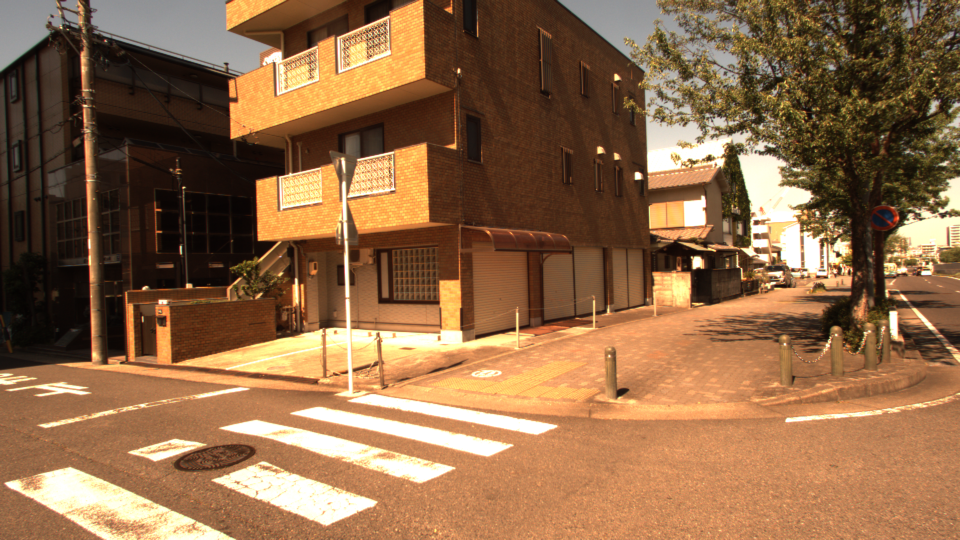
#> input picture vmml/vision_core/src/_retinexpy/data/8972.png, 1920 x 1080 px (shown at 1/2 size)
$ python ying.py ../../vmml/vision_core/src/_retinexpy/data/8972.png   (older library calls are emulated)
#> lines starting #> are read from the running program, lines starting #| are printed output that depends on the picture; after the words box and inside, x2 and y2 are one past the last pixel; in counts of white or black regions, pixels touching at a corner belong together
from __future__ import division
import numpy as np
import matplotlib.pyplot as plt
import scipy, scipy.misc, scipy.signal
import cv2
import sys
#You should have this
from sksparse.cholmod import cholesky

fDtype = "float32"


def computeTextureWeights(fin, sigma, sharpness):
# [9 lines of commented-out code are left out]
    dt0_v = cv2.Sobel(fin, -1, 0, 1, ksize=3)
    dt0_h = cv2.Sobel(fin, -1, 1, 0, ksize=3)
    gh = cv2.filter2D(dt0_h, -1, np.ones((1,sigma)), borderType=cv2.BORDER_CONSTANT)
    gv = cv2.filter2D(dt0_v, -1, np.ones((sigma,1)), borderType=cv2.BORDER_CONSTANT)
    W_h = 1/(np.abs(gh)*np.abs(dt0_h)+sharpness)
    W_v = 1/(np.abs(gv)*np.abs(dt0_v)+sharpness)

    return  W_h, W_v

def solveLinearEquation(IN, wx, wy, lamda):
    [r, c] = IN.shape
    k = r * c
    dx =  -lamda * wx.flatten('F')
    dy =  -lamda * wy.flatten('F')
    tempx = np.roll(wx, 1, axis=1)
    tempy = np.roll(wy, 1, axis=0)
    dxa = -lamda *tempx.flatten('F')
    dya = -lamda *tempy.flatten('F')
    tmp = wx[:,-1]
    tempx = np.concatenate((tmp[:,None], np.zeros((r,c-1))), axis=1)
    tmp = wy[-1,:]
    tempy = np.concatenate((tmp[None,:], np.zeros((r-1,c))), axis=0)
    dxd1 = -lamda * tempx.flatten('F')
    dyd1 = -lamda * tempy.flatten('F')

    wx[:,-1] = 0
    wy[-1,:] = 0
    dxd2 = -lamda * wx.flatten('F')
    dyd2 = -lamda * wy.flatten('F')

    Ax = scipy.sparse.spdiags(
        np.concatenate(
            (dxd1[:,None], dxd2[:,None]),
            axis=1).T,
        np.array([-k+r,-r]),
        k,
        k)
    Ay = scipy.sparse.spdiags(
        np.concatenate(
            (dyd1[None,:], dyd2[None,:]),
            axis=0),
        np.array([-r+1,-1]),
        k,
        k)
    D = 1 - ( dx + dy + dxa + dya)
    A = ((Ax+Ay) + (Ax+Ay).conj().T + scipy.sparse.spdiags(D, 0, k, k)).T

    tin = IN[:,:]
    # This is the hotspot
#     tout = scipy.sparse.linalg.spsolve(A, tin.flatten('F'))
    tfactor = cholesky(A)
    tout = tfactor(tin.flatten('F'))
    OUT = np.reshape(tout, (r, c), order='F')

    return OUT


def tsmooth(img, lamda=0.01, sigma=3.0, sharpness=0.001):
    I = cv2.normalize(img.astype(fDtype), None, 0.0, 1.0, cv2.NORM_MINMAX)
    x = np.copy(I)
    wx, wy = computeTextureWeights(x, sigma, sharpness)
    S = solveLinearEquation(I, wx, wy, lamda)
    return S

# [49 lines left out: functions rgb2gm, applyK, entropy, maxEntropyEnhance, not called in this run]


def Ying_2017_CAIP(img, mu=0.5, a=-0.3293, b=1.1258):
    lamda = 0.5
    sigma = 5
    I = cv2.normalize(img.astype(fDtype), None, 0.0, 1.0, cv2.NORM_MINMAX)

    # Weight matrix estimation
    t_b = np.max(I, axis=2)
    t_our = cv2.resize(
        tsmooth(
            cv2.resize(t_b, (0,0), None, 0.5, 0.5, cv2.INTER_CUBIC),
#             scipy.misc.imresize(t_b, 0.5, interp='bicubic', mode='F'),
            lamda,
            sigma),
        (t_b.shape[1], t_b.shape[0]),
        interpolation=cv2.INTER_AREA)

    # Apply camera model with k(exposure ratio)
    isBad = t_our < 0.5
    J = maxEntropyEnhance(I, isBad)

    # W: Weight Matrix
    t = np.zeros((t_our.shape[0], t_our.shape[1], I.shape[2]))
    for i in range(I.shape[2]):
        t[:,:,i] = t_our
    W = t**mu

    I2 = I*W
    J2 = J*(1-W)

    result = I2 + J2
    result = result * 255
    result[result > 255] = 255
    result[result<0] = 0
    return result.astype(np.uint8)


# http://blog.ivank.net/fastest-gaussian-blur.html
# [15 lines left out: function box_for_gauss, not called in this run]


def main():
    img_name = sys.argv[1]
    img = cv2.imread(img_name)
#> img is the input picture: shape (1080, 1920, 3); mean B, G, R 72.4, 105.8, 143.3
    result = Ying_2017_CAIP(img)
#> in tsmooth, `I = cv2.normalize(img.astype(fDtype), None, 0.0, 1.0, cv2.NORM_MINMAX)`:
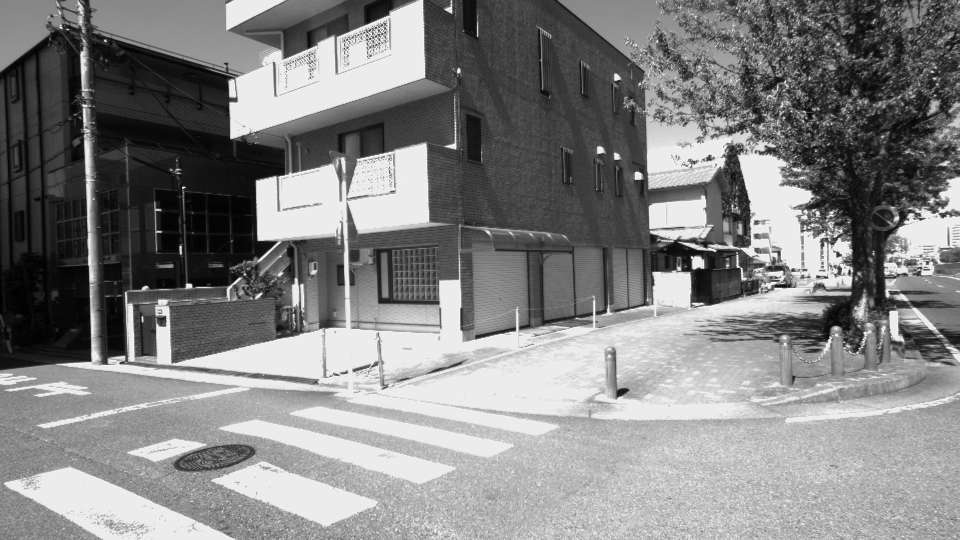
#> I: shape (540, 960) float32; min 5.82e-11, max 1, mean 0.516
#> in computeTextureWeights, `gh = cv2.filter2D(dt0_h, -1, np.ones((1,sigma)), borderType=cv2.BORDER..`:
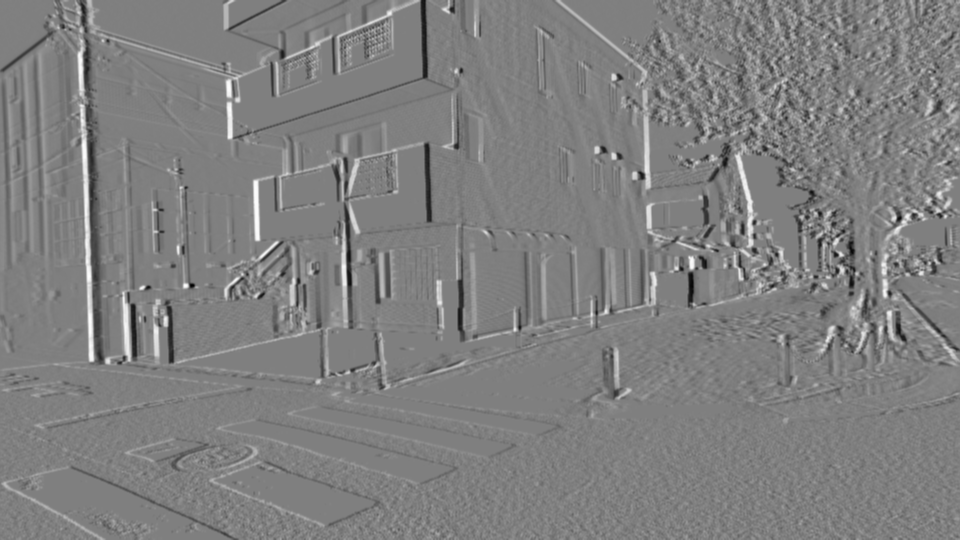
#> gh: shape (540, 960) float32; min -7.04, max 7.01, mean 0.00982; drawn with min black and max white
#> in computeTextureWeights, `gv = cv2.filter2D(dt0_v, -1, np.ones((sigma,1)), borderType=cv2.BORDER..`:
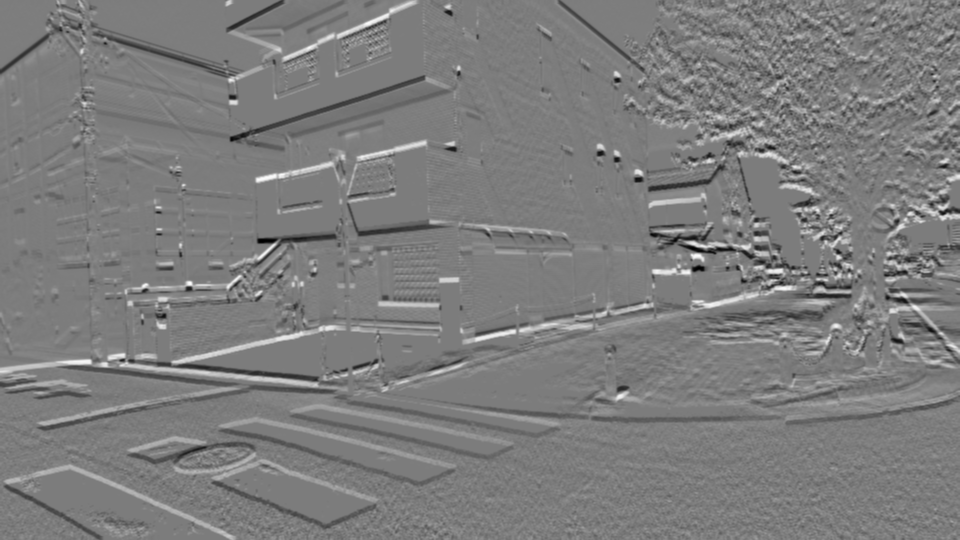
#> gv: shape (540, 960) float32; min -6.92, max 7.2, mean 0.0216; drawn with min black and max white
#> in solveLinearEquation, `tempy = np.roll(wy, 1, axis=0)`:
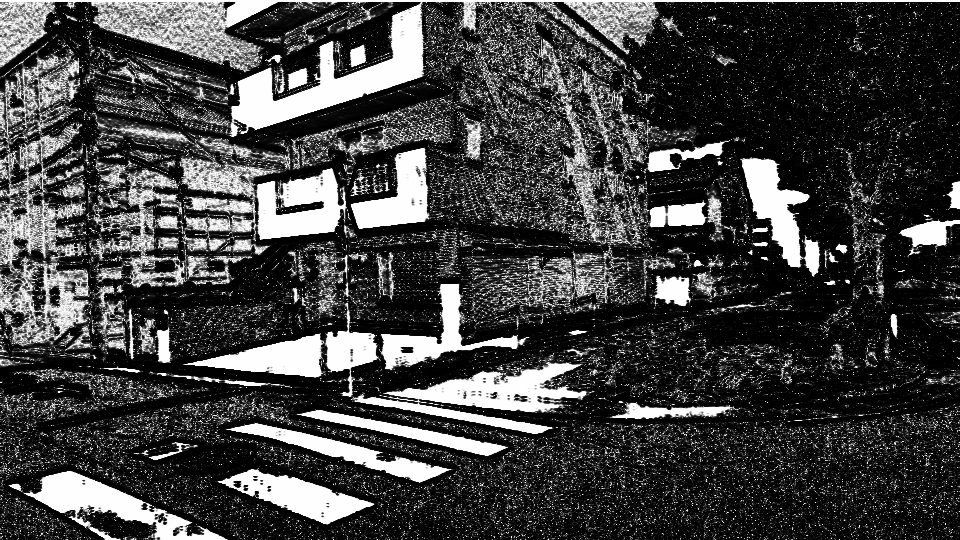
#> tempy: shape (540, 960) float32; min 0.0401, max 1000, mean 260.6; drawn with min black and max white
#> in solveLinearEquation, `tmp = wx[:,-1]`: tmp = 540 values from 1000 to 1000
#> in solveLinearEquation, `tempx = np.concatenate((tmp[:,None], np.zeros((r,c-1))), axis=1)`:
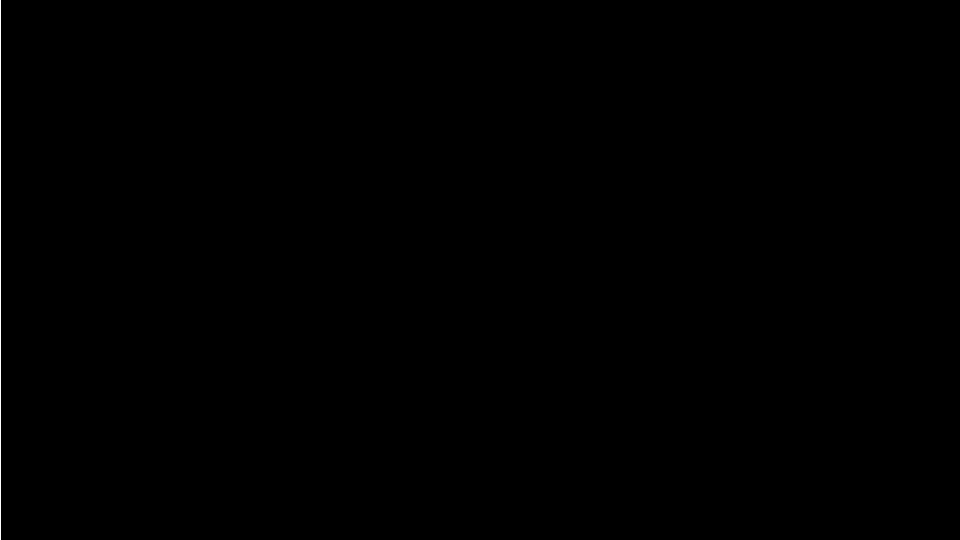
#> tempx: shape (540, 960) float64; values 0 (black) and 1000 (white), 0.1% white in thin lines or dots, all inside (x1, y1, x2, y2) = (0, 0, 1, 540)
#> in solveLinearEquation, `tmp = wy[-1,:]`: tmp = 960 values from 1000 to 1000
#> in solveLinearEquation, `tempy = np.concatenate((tmp[None,:], np.zeros((r-1,c))), axis=0)`: tempy: shape (540, 960) float64; values 0 (black) and 1000 (white), 0.19% white in thin lines or dots, all inside (x1, y1, x2, y2) = (0, 0, 960, 1)
#> in solveLinearEquation, `wx[:,-1] = 0`:
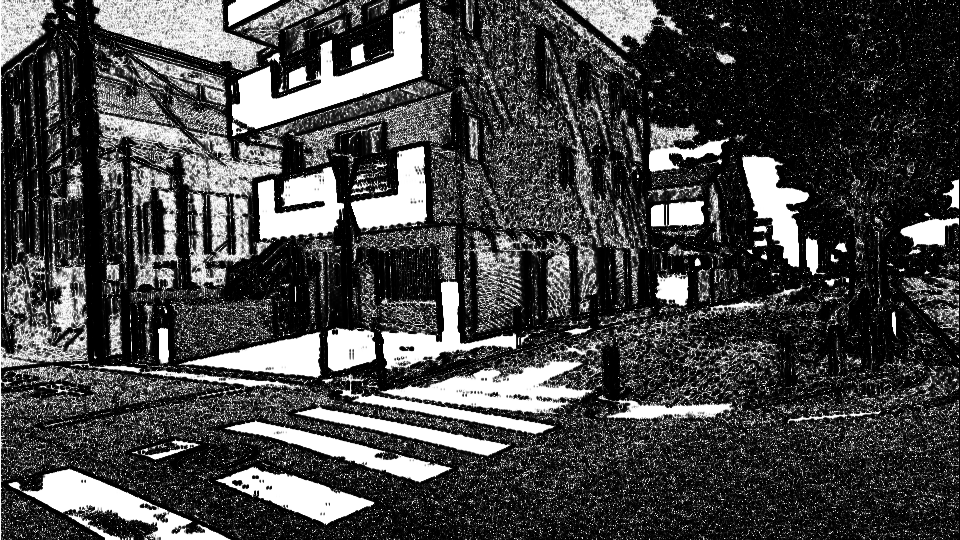
#> wx: shape (540, 960) float32; min 0, max 1000, mean 276.3; drawn with min black and max white
#> in solveLinearEquation, `wy[-1,:] = 0`:
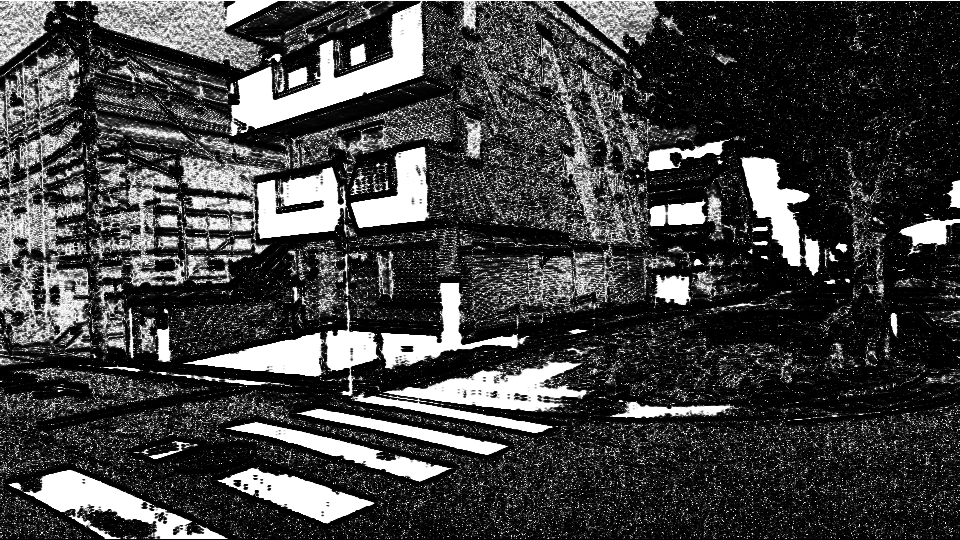
#> wy: shape (540, 960) float32; min 0, max 1000, mean 258.7; drawn with min black and max white
    plt.imshow(result)
    plt.show()

if __name__ == '__main__':
    main()
#> (the call stopped at in solveLinearEquation, `tfactor = cholesky(A)`: sksparse is not available in this run)
